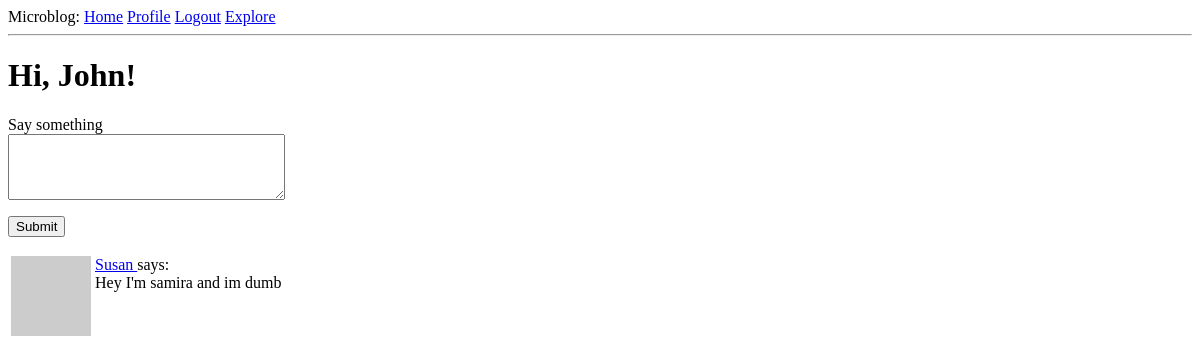
The page /index (signed in) on the database as committed earlier.
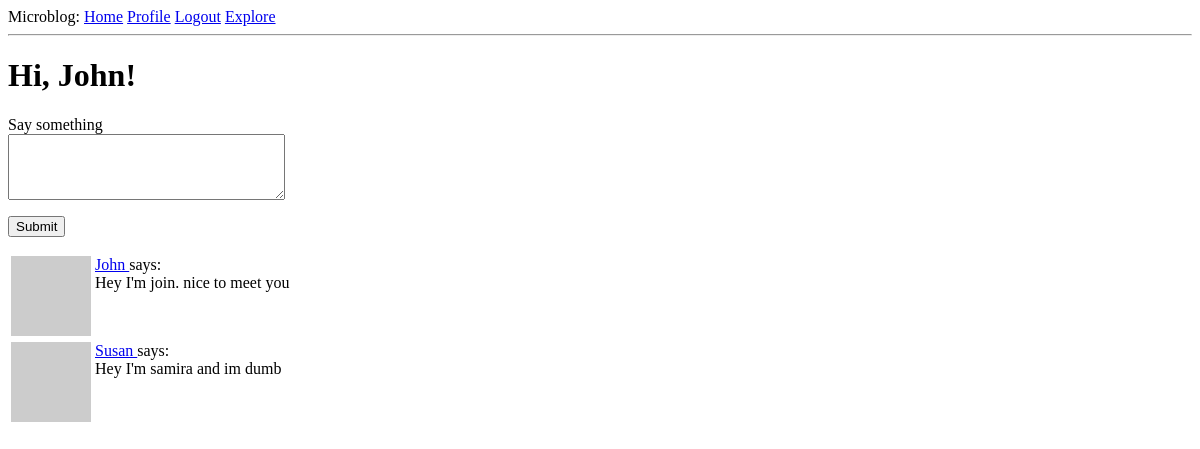
The same page on the database as committed later.
### app/models.py (models this page shows, shortened)
class Post(db.Model):
    id: so.Mapped[int] = so.mapped_column(primary_key=True)
    body: so.Mapped[str] = so.mapped_column(sa.String(140))
    timestamp: so.Mapped[datetime] = so.mapped_column(index=True, default=lambda: datetime.now(timezone.utc))
    user_id: so.Mapped[int] = so.mapped_column(sa.ForeignKey(User.id),index=True)
    author: so.Mapped[User] = so.relationship(back_populates='posts')

class User(UserMixin, db.Model):
    id: so.Mapped[int] = so.mapped_column(primary_key=True)
    username: so.Mapped[str] = so.mapped_column(sa.String(64), index=True, unique=True)
    email: so.Mapped[str] = so.mapped_column(sa.String(120), index=True, unique=True)
    password_hash: so.Mapped[Optional[str]] = so.mapped_column(sa.String(256))
    about_me: so.Mapped[Optional[str]] = so.mapped_column(sa.String(140))
    last_seen: so.Mapped[Optional[datetime]] = so.mapped_column(default=lambda: datetime.now(timezone.utc))
    posts: so.WriteOnlyMapped['Post'] = so.relationship(back_populates='author')
    def avatar(self, size):
        digest = md5(self.email.lower().encode('utf-8')).hexdigest()
        return f'https://www.gravatar.com/avatar/{digest}?d=identicon&s={size}'
    following: so.WriteOnlyMapped['User'] = so.relationship(
        secondary=followers, primaryjoin=(followers.c.follower_id == id),
        secondaryjoin=(followers.c.followed_id == id),
        back_populates='followers')
    followers: so.WriteOnlyMapped['User'] = so.relationship(
        secondary=followers, primaryjoin=(followers.c.followed_id == id),
        secondaryjoin=(followers.c.follower_id == id),
        back_populates='following')
    def following_posts(self):
        Author = so.aliased(User)
        Follower = so.aliased(User)
        return (
            sa.select(Post)
            .join(Post.author.of_type(Author))
            .join(Author.followers.of_type(Follower), isouter=True)
            .where(sa.or_(
                Follower.id == self.id,
                Author.id == self.id,
            ))
            .group_by(Post)
            .order_by(Post.timestamp.desc())
        )

### app/routes.py (the view)
@app.route('/', methods=['GET', 'POST'])
@app.route('/index', methods=['GET', 'POST'])
@login_required
def index():
    form = PostForm()
    if form.validate_on_submit():
        post = Post(body=form.post.data, author=current_user)
        db.session.add(post)
        db.session.commit()
        flash('Your post is now live!')
        return redirect(url_for('index'))
    posts = [
        {
            'author': {'username': 'John'},
            'body': 'Beautiful day in Portland!'
        },
        {
            'author': {'username': 'Susan'},
            'body': 'The Avengers movie was so cool!'
        }
    ]
    posts = db.session.scalars(current_user.following_posts()).all()
    return render_template("index.html", title='Home Page', form=form, posts=posts)

### app/forms.py
class PostForm(FlaskForm):
    post = TextAreaField('Say something', validators=[
        DataRequired(), Length(min=1, max=140)])
    submit = SubmitField('Submit')

### app/models.py (called while the page is built)
@login.user_loader
def load_user(id):
    return db.session.get(User, int(id))

### app/routes.py (called while the page is built)
@app.before_request
def before_request():
    if current_user.is_authenticated:
        current_user.last_seen = datetime.now(timezone.utc)
        db.session.commit()

### app/templates/index.html (shortened to what this page needs)
{% extends "base.html" %}
{% block content %}
    <h1>Hi, {{ current_user.username }}!</h1>
    {% if form %}
    <form action="" method="post">
        <p>
            {{ form.post.label }}<br>
            {{ form.post(cols=32, rows=4) }}<br>
        </p>
        <p>{{ form.submit() }}</p>
    </form>
    {% endif %}
    {% for post in posts %}
        {% include '_post.html' %}
    {% endfor %}
{% endblock %}

### app/templates/_post.html
<table>
    <tr valign="top">
        <td><img src="{{ post.author.avatar(36) }}"></td>
        <td>
            <a href="{{ url_for('user', username=post.author.username) }}">
                {{ post.author.username }}
            </a>
            says:<br>{{ post.body }}
        </td>
    </tr>
</table>

Rows that differ between the two databases and show on the page:
added Post: author.username "John", body "Hey I'm join. nice to meet you"
